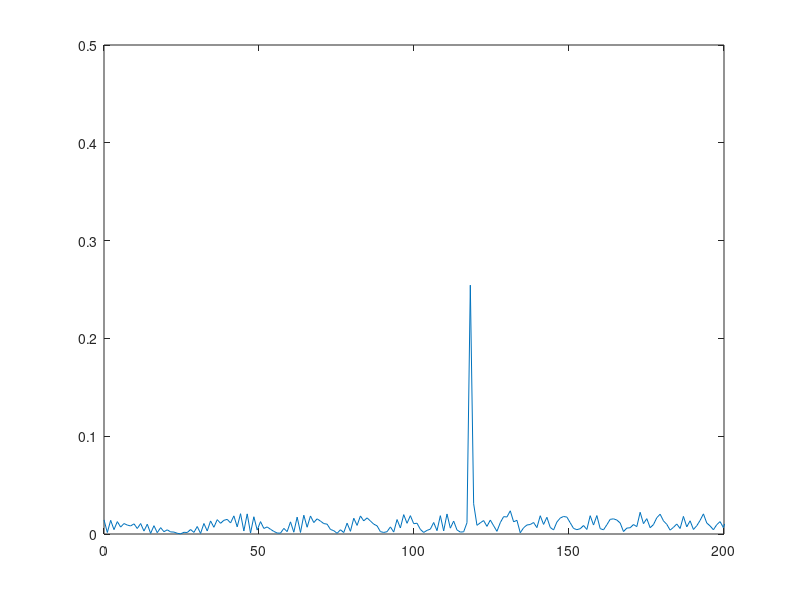
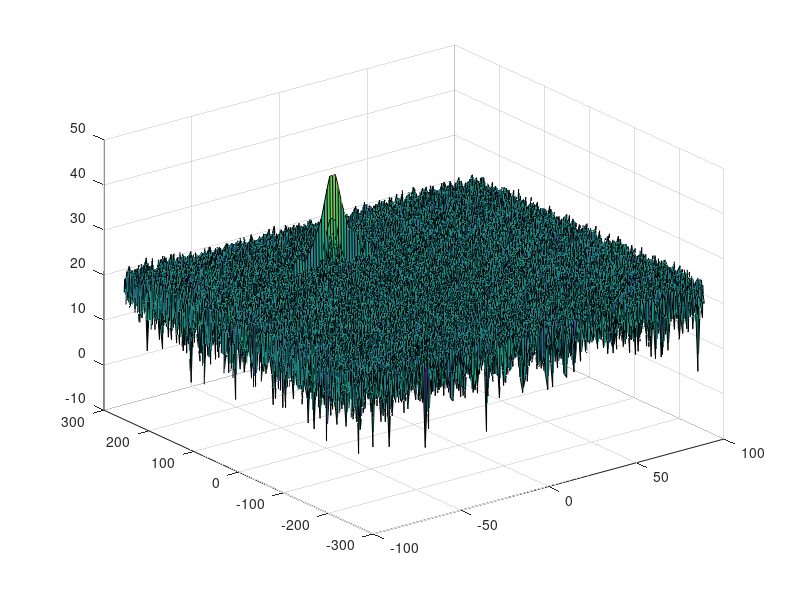
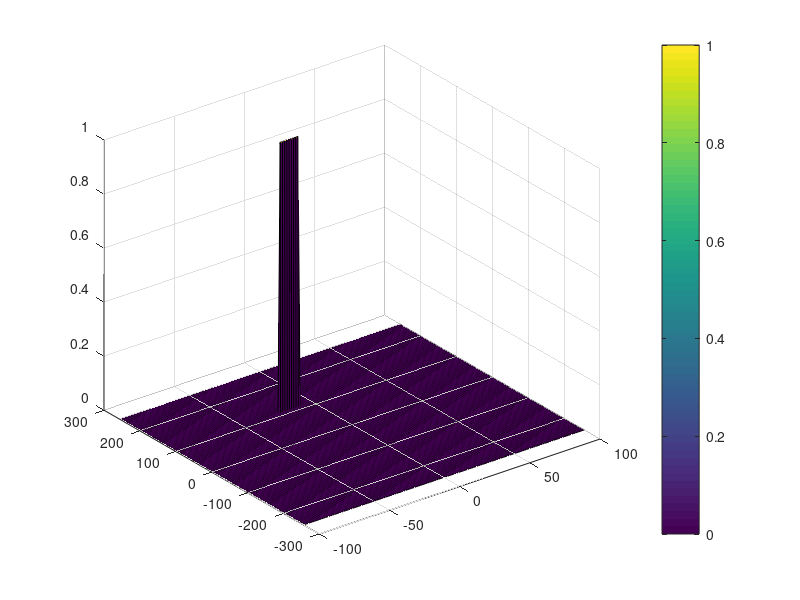

Write the MATLAB code that produced these figures, in order.
clear all
clc;

%% Radar Specifications 
%%%%%%%%%%%%%%%%%%%%%%%%%%%
% Frequency of operation = 77GHz
% Max Range = 200m
% Range Resolution = 1 m
% Max Velocity = 100 m/s
%%%%%%%%%%%%%%%%%%%%%%%%%%%
Rmax = 200;
delta_r = 1;

%speed of light = 3e8
c = 3e8;
%% User Defined Range and Velocity of target
% define the target's initial position and velocity. Note : Velocity
% remains contant
R=110; % initial distance of the  target
v=-20; % speed of the target


%% FMCW Waveform Generation

%Design the FMCW waveform by giving the specs of each of its parameters.
% Calculate the Bandwidth (B), Chirp Time (Tchirp) and Slope (slope) of the FMCW
% chirp using the requirements above.
Bsweep = c / (2 * delta_r);
Tchirp = 5.5 * 2 * Rmax / c;
slope = Bsweep / Tchirp;

%Operating carrier frequency of Radar 
fc= 77e9;             %carrier freq
                                                          
%The number of chirps in one sequence. Its ideal to have 2^ value for the ease of running the FFT
%for Doppler Estimation. 
Nd=128;                   % #of doppler cells OR #of sent periods % number of chirps

%The number of samples on each chirp. 
Nr=1024;                  %for length of time OR # of range cells

% Timestamp for running the displacement scenario for every sample on each
% chirp
t=linspace(0,Nd*Tchirp,Nr*Nd); %total time for samples
delta_t = t(2)-t(1);


%Creating the vectors for Tx, Rx and Mix based on the total samples input.
Tx=zeros(1,length(t)); %transmitted signal
Rx=zeros(1,length(t)); %received signal
Mix = zeros(1,length(t)); %beat signal

%Similar vectors for range_covered and time delay.
r_t=zeros(1,length(t));
td=zeros(1,length(t));


%% Signal generation and Moving Target simulation
% Running the radar scenario over the time. 

for i=1:length(t)         
    
    %For each time stamp update the Range of the Target for constant velocity. 
    R = R + v * delta_t;
    delay = 2 * R / c;
    
    
    %For each time sample we need update the transmitted and
    %received signal. 
    Tx(i) = cos(2 * pi * (fc * t(i) + slope * t(i)^2/2));
    Rx(i) = cos(2 * pi * (fc * (t(i) - delay) + slope * (t(i)- delay)^2/2));
    
    %Now by mixing the Transmit and Receive generate the beat signal
    %This is done by element wise matrix multiplication of Transmit and
    %Receiver Signal
    Mix(i) = Tx(i) * Rx(i);
    
end

%% RANGE MEASUREMENT

%run the FFT on the beat signal along the range bins dimension (Nr) and
%normalize.
Mix_fft = fft(Mix, Nr);
Mix_fft = Mix_fft / Nr;

% Take the absolute value of FFT output
Mix_fft = abs(Mix_fft);

% Output of FFT is double sided signal, but we are interested in only one side of the spectrum.
% Hence we throw out half of the samples.
Mix_fft = Mix_fft(1:Nr/2 + 1);


%plotting the range
figure ('Name','Range from First FFT')

% plot FFT output 
range_axis = linspace(0,Tchirp*Bsweep/2,Nr/2 + 1);
plot(range_axis,Mix_fft)
axis([0 200 0 0.5]);

%% RANGE DOPPLER RESPONSE
% The 2D FFT implementation is already provided here. This will run a 2DFFT
% on the mixed signal (beat signal) output and generate a range doppler
% map.You will implement CFAR on the generated RDM


% Range Doppler Map Generation.

% The output of the 2D FFT is an image that has reponse in the range and
% doppler FFT bins. So, it is important to convert the axis from bin sizes
% to range and doppler based on their Max values.

Mix=reshape(Mix,[Nr,Nd]);

% 2D FFT using the FFT size for both dimensions.
sig_fft2 = fft2(Mix,Nr,Nd);

% Taking just one side of signal from Range dimension.
sig_fft2 = sig_fft2(1:Nr/2,1:Nd);
sig_fft2 = fftshift (sig_fft2);
RDM = abs(sig_fft2);
RDM = 10*log10(RDM) ;

%use the surf function to plot the output of 2DFFT and to show axis in both
%dimensions
doppler_axis = linspace(-100,100,Nd);
range_axis = linspace(-200,200,Nr/2)*((Nr/2)/400);
figure,surf(doppler_axis,range_axis,RDM);

%% CFAR implementation

%Slide Window through the complete Range Doppler Map

%Select the number of Training Cells in both the dimensions.
Tr = 5;
Td = 4;


%Select the number of Guard Cells in both dimensions around the Cell under 
%test (CUT) for accurate estimation
Gr = 2;
Gd = 2;

% offset the threshold by SNR value in dB
offset = 10;

%Create a vector to store noise_level for each iteration on training cells
noise_level = zeros(1,1);


%design a loop such that it slides the CUT across range doppler map by
%giving margins at the edges for Training and Guard Cells.
%For every iteration sum the signal level within all the training
%cells. To sum convert the value from logarithmic to linear using db2pow
%function. Average the summed values for all of the training
%cells used. After averaging convert it back to logarithimic using pow2db.
%Further add the offset to it to determine the threshold. Next, compare the
%signal under CUT with this threshold. If the CUT level > threshold assign
%it a value of 1, else equate it to 0.
num_training_cells = ((2*(Td+Gd)+1) * (2*(Tr+Gr)+1)) - (((2*Gd)+1) * ((2*Gr)+1));
for i = Tr+Gr+1 : Nr/2-(Gr+Tr)
    for j = Td+Gd+1 : Nd-(Gd+Td)
        CUT = RDM(i, j);
        noise_level = sum(sum(db2pow(RDM(i-(Tr+Gr):i+Tr+Gr, j-(Td+Gd):j+Td+Gd)))) - sum(sum(db2pow(RDM(i-Gr:i+Gr, j-Gd:j+Gd))));
        threshold = pow2db(noise_level / num_training_cells);

        if CUT < (threshold + offset)
            RDM(i, j) = 0;
        else
            RDM(i, j) = 1;
        end
    end
end



% The process above will generate a thresholded block, which is smaller 
%than the Range Doppler Map as the CUT cannot be located at the edges of
%matrix. Hence,few cells will not be thresholded. To keep the map size same
% set those values to 0. 
 for i = 1:Nr/2
    for j = 1:Nd
        if (Tr+Gr+1 > i) || (i > Nr/2-(Gr+Tr)) || (Td+Gd+1 > j) || (j > Nd-(Gd+Td))
            RDM(i,j)=0;
        end
    end
 end

%display the CFAR output using the Surf function like we did for Range
%Doppler Response output.
figure,surf(doppler_axis,range_axis,RDM);
colorbar;


 
 